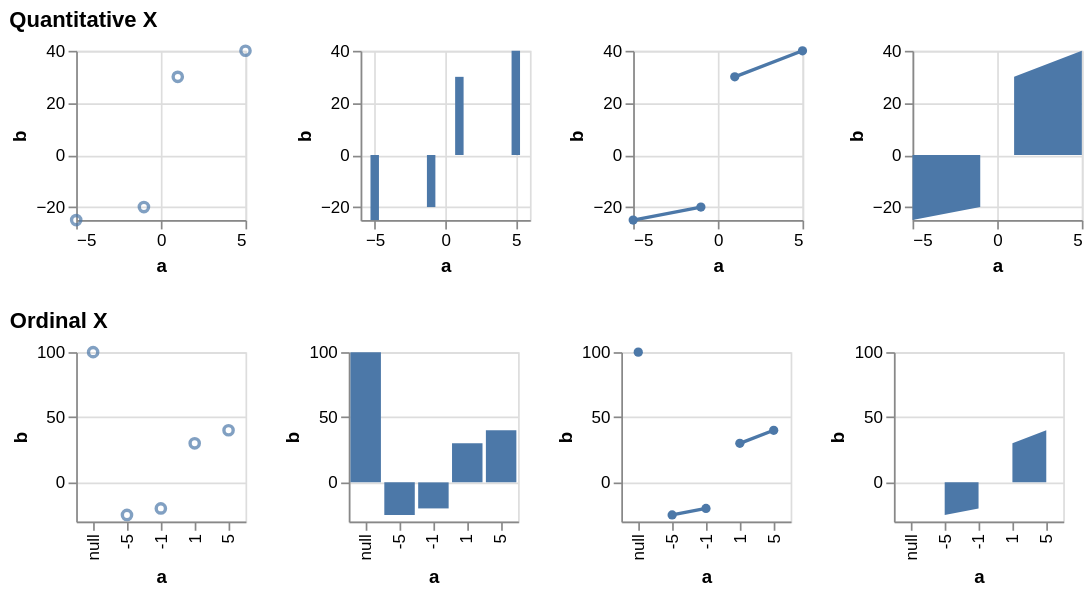

Here is the Vega-Lite specification saved for this chart:
### Vega specification from a JSON file in a GitHub repository (floating-point values rounded to 4 significant figures)
{"$schema": "https://vega.github.io/schema/vega/v5.json", "description": "Testing invalid", "background": "white", "padding": 5, "data": [{"name": "source_0", "values": [{"a": null, "b": 100}, {"a": -10, "b": null}, {"a": -5, "b": -25}, {"a": -1, "b": -20}, {"a": 0, "b": null}, {"a": 1, "b": 30}, {"a": 5, "b": 40}, {"a": 10, "b": null}]}, {"name": "data_0", "source": "source_0", "transform": [{"type": "formula", "expr": "toNumber(datum[\"a\"])", "as": "a"}]}, {"name": "data_2", "source": "data_0", "transform": [{"type": "filter", "expr": "isValid(datum[\"a\"]) && isFinite(+datum[\"a\"]) && isValid(datum[\"b\"]) && isFinite(+datum[\"b\"])"}]}, {"name": "data_3", "source": "data_0", "transform": [{"type": "stack", "groupby": ["a"], "field": "b", "sort": {"field": [], "order": []}, "as": ["b_start", "b_end"], "offset": "zero"}, {"type": "filter", "expr": "isValid(datum[\"a\"]) && isFinite(+datum[\"a\"]) && isValid(datum[\"b\"]) && isFinite(+datum[\"b\"])"}]}, {"name": "data_4", "source": "data_0", "transform": [{"type": "impute", "field": "b", "groupby": [], "key": "a", "method": "value", "value": 0}, {"type": "stack", "groupby": ["a"], "field": "b", "sort": {"field": [], "order": []}, "as": ["b_start", "b_end"], "offset": "zero"}]}, {"name": "data_5", "source": "data_4", "transform": [{"type": "filter", "expr": "isValid(datum[\"a\"]) && isFinite(+datum[\"a\"]) && isValid(datum[\"b\"]) && isFinite(+datum[\"b\"])"}]}, {"name": "data_6", "source": "data_0", "transform": [{"type": "filter", "expr": "isValid(datum[\"b\"]) && isFinite(+datum[\"b\"])"}]}, {"name": "data_7", "source": "data_0", "transform": [{"type": "stack", "groupby": ["a"], "field": "b", "sort": {"field": [], "order": []}, "as": ["b_start", "b_end"], "offset": "zero"}, {"type": "filter", "expr": "isValid(datum[\"b\"]) && isFinite(+datum[\"b\"])"}]}, {"name": "data_8", "source": "data_0", "transform": [{"type": "impute", "field": "b", "groupby": [], "key": "a", "method": "value", "value": 0}, {"type": "stack", "groupby": ["a"], "field": "b", "sort": {"field": [], "order": []}, "as": ["b_start", "b_end"], "offset": "zero"}]}, {"name": "data_9", "source": "data_8", "transform": [{"type": "filter", "expr": "isValid(datum[\"b\"]) && isFinite(+datum[\"b\"])"}]}], "signals": [{"name": "childHeight", "value": 100}, {"name": "concat_0_childWidth", "value": 100}, {"name": "concat_1_childWidth", "value": 100}], "layout": {"padding": 20, "columns": 1, "bounds": "full", "align": "each"}, "marks": [{"type": "group", "name": "concat_0_group", "title": {"text": "Quantitative X", "anchor": "start"}, "layout": {"padding": 20, "bounds": "full", "align": "each"}, "marks": [{"type": "group", "name": "concat_0_concat_0_group", "style": "cell", "encode": {"update": {"width": {"signal": "concat_0_childWidth"}, "height": {"signal": "childHeight"}}}, "marks": [{"name": "concat_0_concat_0_marks", "type": "symbol", "style": ["point"], "from": {"data": "data_2"}, "encode": {"update": {"opacity": {"value": 0.7}, "fill": {"value": "transparent"}, "stroke": {"value": "#4c78a8"}, "ariaRoleDescription": {"value": "point"}, "description": {"signal": "\"a: \" + (format(datum[\"a\"], \"\")) + \"; b: \" + (format(datum[\"b\"], \"\"))"}, "x": {"scale": "concat_0_concat_0_x", "field": "a"}, "y": {"scale": "concat_0_concat_0_y", "field": "b"}}}}], "axes": [{"scale": "concat_0_concat_0_x", "orient": "bottom", "gridScale": "concat_0_concat_0_y", "grid": true, "tickCount": {"signal": "ceil(concat_0_childWidth/40)"}, "domain": false, "labels": false, "aria": false, "maxExtent": 0, "minExtent": 0, "ticks": false, "zindex": 0}, {"scale": "concat_0_concat_0_y", "orient": "left", "gridScale": "concat_0_concat_0_x", "grid": true, "tickCount": {"signal": "ceil(childHeight/40)"}, "domain": false, "labels": false, "aria": false, "maxExtent": 0, "minExtent": 0, "ticks": false, "zindex": 0}, {"scale": "concat_0_concat_0_x", "orient": "bottom", "grid": false, "title": "a", "labelFlush": true, "labelOverlap": true, "tickCount": {"signal": "ceil(concat_0_childWidth/40)"}, "zindex": 0}, {"scale": "concat_0_concat_0_y", "orient": "left", "grid": false, "title": "b", "labelOverlap": true, "tickCount": {"signal": "ceil(childHeight/40)"}, "zindex": 0}]}, {"type": "group", "name": "concat_0_concat_1_group", "style": "cell", "encode": {"update": {"width": {"signal": "concat_0_childWidth"}, "height": {"signal": "childHeight"}}}, "marks": [{"name": "concat_0_concat_1_marks", "type": "rect", "style": ["bar"], "from": {"data": "data_3"}, "encode": {"update": {"fill": {"value": "#4c78a8"}, "ariaRoleDescription": {"value": "bar"}, "description": {"signal": "\"a: \" + (format(datum[\"a\"], \"\")) + \"; b: \" + (format(datum[\"b\"], \"\"))"}, "xc": {"scale": "concat_0_concat_1_x", "field": "a"}, "width": {"value": 5}, "y": {"scale": "concat_0_concat_1_y", "field": "b_end"}, "y2": {"scale": "concat_0_concat_1_y", "field": "b_start"}}}}], "axes": [{"scale": "concat_0_concat_1_x", "orient": "bottom", "gridScale": "concat_0_concat_1_y", "grid": true, "tickCount": {"signal": "ceil(concat_0_childWidth/40)"}, "domain": false, "labels": false, "aria": false, "maxExtent": 0, "minExtent": 0, "ticks": false, "zindex": 0}, {"scale": "concat_0_concat_1_y", "orient": "left", "gridScale": "concat_0_concat_1_x", "grid": true, "tickCount": {"signal": "ceil(childHeight/40)"}, "domain": false, "labels": false, "aria": false, "maxExtent": 0, "minExtent": 0, "ticks": false, "zindex": 0}, {"scale": "concat_0_concat_1_x", "orient": "bottom", "grid": false, "title": "a", "labelFlush": true, "labelOverlap": true, "tickCount": {"signal": "ceil(concat_0_childWidth/40)"}, "zindex": 0}, {"scale": "concat_0_concat_1_y", "orient": "left", "grid": false, "title": "b", "labelOverlap": true, "tickCount": {"signal": "ceil(childHeight/40)"}, "zindex": 0}]}, {"type": "group", "name": "concat_0_concat_2_group", "style": "cell", "encode": {"update": {"width": {"signal": "concat_0_childWidth"}, "height": {"signal": "childHeight"}}}, "marks": [{"name": "concat_0_concat_2_layer_0_marks", "type": "line", "style": ["line"], "sort": {"field": "datum[\"a\"]"}, "from": {"data": "data_0"}, "encode": {"update": {"stroke": {"value": "#4c78a8"}, "description": {"signal": "\"a: \" + (format(datum[\"a\"], \"\")) + \"; b: \" + (format(datum[\"b\"], \"\"))"}, "x": {"scale": "concat_0_concat_2_x", "field": "a"}, "y": {"scale": "concat_0_concat_2_y", "field": "b"}, "defined": {"signal": "isValid(datum[\"a\"]) && isFinite(+datum[\"a\"]) && isValid(datum[\"b\"]) && isFinite(+datum[\"b\"])"}}}}, {"name": "concat_0_concat_2_layer_1_marks", "type": "symbol", "style": ["point"], "from": {"data": "data_2"}, "encode": {"update": {"opacity": {"value": 1}, "fill": {"value": "#4c78a8"}, "ariaRoleDescription": {"value": "point"}, "description": {"signal": "\"a: \" + (format(datum[\"a\"], \"\")) + \"; b: \" + (format(datum[\"b\"], \"\"))"}, "x": {"scale": "concat_0_concat_2_x", "field": "a"}, "y": {"scale": "concat_0_concat_2_y", "field": "b"}}}}], "axes": [{"scale": "concat_0_concat_2_x", "orient": "bottom", "gridScale": "concat_0_concat_2_y", "grid": true, "tickCount": {"signal": "ceil(concat_0_childWidth/40)"}, "domain": false, "labels": false, "aria": false, "maxExtent": 0, "minExtent": 0, "ticks": false, "zindex": 0}, {"scale": "concat_0_concat_2_y", "orient": "left", "gridScale": "concat_0_concat_2_x", "grid": true, "tickCount": {"signal": "ceil(childHeight/40)"}, "domain": false, "labels": false, "aria": false, "maxExtent": 0, "minExtent": 0, "ticks": false, "zindex": 0}, {"scale": "concat_0_concat_2_x", "orient": "bottom", "grid": false, "title": "a", "labelFlush": true, "labelOverlap": true, "tickCount": {"signal": "ceil(concat_0_childWidth/40)"}, "zindex": 0}, {"scale": "concat_0_concat_2_y", "orient": "left", "grid": false, "title": "b", "labelOverlap": true, "tickCount": {"signal": "ceil(childHeight/40)"}, "zindex": 0}]}, {"type": "group", "name": "concat_0_concat_3_group", "style": "cell", "encode": {"update": {"width": {"signal": "concat_0_childWidth"}, "height": {"signal": "childHeight"}}}, "marks": [{"name": "concat_0_concat_3_marks", "type": "area", "style": ["area"], "sort": {"field": "datum[\"a\"]"}, "from": {"data": "data_4"}, "encode": {"update": {"orient": {"value": "vertical"}, "fill": {"value": "#4c78a8"}, "description": {"signal": "\"a: \" + (format(datum[\"a\"], \"\")) + \"; b: \" + (format(datum[\"b\"], \"\"))"}, "x": {"scale": "concat_0_concat_3_x", "field": "a"}, "y": {"scale": "concat_0_concat_3_y", "field": "b_end"}, "y2": {"scale": "concat_0_concat_3_y", "field": "b_start"}, "defined": {"signal": "isValid(datum[\"a\"]) && isFinite(+datum[\"a\"]) && isValid(datum[\"b\"]) && isFinite(+datum[\"b\"])"}}}}], "axes": [{"scale": "concat_0_concat_3_x", "orient": "bottom", "gridScale": "concat_0_concat_3_y", "grid": true, "tickCount": {"signal": "ceil(concat_0_childWidth/40)"}, "domain": false, "labels": false, "aria": false, "maxExtent": 0, "minExtent": 0, "ticks": false, "zindex": 0}, {"scale": "concat_0_concat_3_y", "orient": "left", "gridScale": "concat_0_concat_3_x", "grid": true, "tickCount": {"signal": "ceil(childHeight/40)"}, "domain": false, "labels": false, "aria": false, "maxExtent": 0, "minExtent": 0, "ticks": false, "zindex": 0}, {"scale": "concat_0_concat_3_x", "orient": "bottom", "grid": false, "title": "a", "labelFlush": true, "labelOverlap": true, "tickCount": {"signal": "ceil(concat_0_childWidth/40)"}, "zindex": 0}, {"scale": "concat_0_concat_3_y", "orient": "left", "grid": false, "title": "b", "labelOverlap": true, "tickCount": {"signal": "ceil(childHeight/40)"}, "zindex": 0}]}]}, {"type": "group", "name": "concat_1_group", "title": {"text": "Ordinal X", "anchor": "start"}, "layout": {"padding": 20, "bounds": "full", "align": "each"}, "marks": [{"type": "group", "name": "concat_1_concat_0_group", "style": "cell", "encode": {"update": {"width": {"signal": "concat_1_childWidth"}, "height": {"signal": "childHeight"}}}, "marks": [{"name": "concat_1_concat_0_marks", "type": "symbol", "style": ["point"], "from": {"data": "data_6"}, "encode": {"update": {"opacity": {"value": 0.7}, "fill": {"value": "transparent"}, "stroke": {"value": "#4c78a8"}, "ariaRoleDescription": {"value": "point"}, "description": {"signal": "\"a: \" + (isValid(datum[\"a\"]) ? datum[\"a\"] : \"\"+datum[\"a\"]) + \"; b: \" + (format(datum[\"b\"], \"\"))"}, "x": {"scale": "concat_1_concat_0_x", "field": "a"}, "y": {"scale": "concat_1_concat_0_y", "field": "b"}}}}], "axes": [{"scale": "concat_1_concat_0_y", "orient": "left", "gridScale": "concat_1_concat_0_x", "grid": true, "tickCount": {"signal": "ceil(childHeight/40)"}, "domain": false, "labels": false, "aria": false, "maxExtent": 0, "minExtent": 0, "ticks": false, "zindex": 0}, {"scale": "concat_1_concat_0_x", "orient": "bottom", "grid": false, "title": "a", "labelAlign": "right", "labelAngle": 270, "labelBaseline": "middle", "zindex": 0}, {"scale": "concat_1_concat_0_y", "orient": "left", "grid": false, "title": "b", "labelOverlap": true, "tickCount": {"signal": "ceil(childHeight/40)"}, "zindex": 0}]}, {"type": "group", "name": "concat_1_concat_1_group", "style": "cell", "encode": {"update": {"width": {"signal": "concat_1_childWidth"}, "height": {"signal": "childHeight"}}}, "marks": [{"name": "concat_1_concat_1_marks", "type": "rect", "style": ["bar"], "from": {"data": "data_7"}, "encode": {"update": {"fill": {"value": "#4c78a8"}, "ariaRoleDescription": {"value": "bar"}, "description": {"signal": "\"a: \" + (isValid(datum[\"a\"]) ? datum[\"a\"] : \"\"+datum[\"a\"]) + \"; b: \" + (format(datum[\"b\"], \"\"))"}, "x": {"scale": "concat_1_concat_1_x", "field": "a"}, "width": {"signal": "max(0.25, bandwidth('concat_1_concat_1_x'))"}, "y": {"scale": "concat_1_concat_1_y", "field": "b_end"}, "y2": {"scale": "concat_1_concat_1_y", "field": "b_start"}}}}], "axes": [{"scale": "concat_1_concat_1_y", "orient": "left", "gridScale": "concat_1_concat_1_x", "grid": true, "tickCount": {"signal": "ceil(childHeight/40)"}, "domain": false, "labels": false, "aria": false, "maxExtent": 0, "minExtent": 0, "ticks": false, "zindex": 0}, {"scale": "concat_1_concat_1_x", "orient": "bottom", "grid": false, "title": "a", "labelAlign": "right", "labelAngle": 270, "labelBaseline": "middle", "zindex": 0}, {"scale": "concat_1_concat_1_y", "orient": "left", "grid": false, "title": "b", "labelOverlap": true, "tickCount": {"signal": "ceil(childHeight/40)"}, "zindex": 0}]}, {"type": "group", "name": "concat_1_concat_2_group", "style": "cell", "encode": {"update": {"width": {"signal": "concat_1_childWidth"}, "height": {"signal": "childHeight"}}}, "marks": [{"name": "concat_1_concat_2_layer_0_marks", "type": "line", "style": ["line"], "sort": {"field": "datum[\"a\"]"}, "from": {"data": "data_0"}, "encode": {"update": {"stroke": {"value": "#4c78a8"}, "description": {"signal": "\"a: \" + (isValid(datum[\"a\"]) ? datum[\"a\"] : \"\"+datum[\"a\"]) + \"; b: \" + (format(datum[\"b\"], \"\"))"}, "x": {"scale": "concat_1_concat_2_x", "field": "a"}, "y": {"scale": "concat_1_concat_2_y", "field": "b"}, "defined": {"signal": "isValid(datum[\"b\"]) && isFinite(+datum[\"b\"])"}}}}, {"name": "concat_1_concat_2_layer_1_marks", "type": "symbol", "style": ["point"], "from": {"data": "data_6"}, "encode": {"update": {"opacity": {"value": 1}, "fill": {"value": "#4c78a8"}, "ariaRoleDescription": {"value": "point"}, "description": {"signal": "\"a: \" + (isValid(datum[\"a\"]) ? datum[\"a\"] : \"\"+datum[\"a\"]) + \"; b: \" + (format(datum[\"b\"], \"\"))"}, "x": {"scale": "concat_1_concat_2_x", "field": "a"}, "y": {"scale": "concat_1_concat_2_y", "field": "b"}}}}], "axes": [{"scale": "concat_1_concat_2_y", "orient": "left", "gridScale": "concat_1_concat_2_x", "grid": true, "tickCount": {"signal": "ceil(childHeight/40)"}, "domain": false, "labels": false, "aria": false, "maxExtent": 0, "minExtent": 0, "ticks": false, "zindex": 0}, {"scale": "concat_1_concat_2_x", "orient": "bottom", "grid": false, "title": "a", "labelAlign": "right", "labelAngle": 270, "labelBaseline": "middle", "zindex": 0}, {"scale": "concat_1_concat_2_y", "orient": "left", "grid": false, "title": "b", "labelOverlap": true, "tickCount": {"signal": "ceil(childHeight/40)"}, "zindex": 0}]}, {"type": "group", "name": "concat_1_concat_3_group", "style": "cell", "encode": {"update": {"width": {"signal": "concat_1_childWidth"}, "height": {"signal": "childHeight"}}}, "marks": [{"name": "concat_1_concat_3_marks", "type": "area", "style": ["area"], "sort": {"field": "datum[\"a\"]"}, "from": {"data": "data_8"}, "encode": {"update": {"orient": {"value": "vertical"}, "fill": {"value": "#4c78a8"}, "description": {"signal": "\"a: \" + (isValid(datum[\"a\"]) ? datum[\"a\"] : \"\"+datum[\"a\"]) + \"; b: \" + (format(datum[\"b\"], \"\"))"}, "x": {"scale": "concat_1_concat_3_x", "field": "a"}, "y": {"scale": "concat_1_concat_3_y", "field": "b_end"}, "y2": {"scale": "concat_1_concat_3_y", "field": "b_start"}, "defined": {"signal": "isValid(datum[\"b\"]) && isFinite(+datum[\"b\"])"}}}}], "axes": [{"scale": "concat_1_concat_3_y", "orient": "left", "gridScale": "concat_1_concat_3_x", "grid": true, "tickCount": {"signal": "ceil(childHeight/40)"}, "domain": false, "labels": false, "aria": false, "maxExtent": 0, "minExtent": 0, "ticks": false, "zindex": 0}, {"scale": "concat_1_concat_3_x", "orient": "bottom", "grid": false, "title": "a", "labelAlign": "right", "labelAngle": 270, "labelBaseline": "middle", "zindex": 0}, {"scale": "concat_1_concat_3_y", "orient": "left", "grid": false, "title": "b", "labelOverlap": true, "tickCount": {"signal": "ceil(childHeight/40)"}, "zindex": 0}]}]}], "scales": [{"name": "concat_0_concat_0_x", "type": "linear", "domain": {"data": "data_2", "field": "a"}, "range": [0, {"signal": "concat_0_childWidth"}], "nice": true, "zero": true}, {"name": "concat_0_concat_0_y", "type": "linear", "domain": {"data": "data_2", "field": "b"}, "range": [{"signal": "childHeight"}, 0], "nice": true, "zero": true}, {"name": "concat_0_concat_1_x", "type": "linear", "domain": {"data": "data_3", "field": "a"}, "range": [0, {"signal": "concat_0_childWidth"}], "nice": true, "zero": false, "padding": 5}, {"name": "concat_0_concat_1_y", "type": "linear", "domain": {"data": "data_3", "fields": ["b_start", "b_end"]}, "range": [{"signal": "childHeight"}, 0], "nice": true, "zero": true}, {"name": "concat_0_concat_2_x", "type": "linear", "domain": {"data": "data_2", "field": "a"}, "range": [0, {"signal": "concat_0_childWidth"}], "nice": true, "zero": false}, {"name": "concat_0_concat_2_y", "type": "linear", "domain": {"data": "data_2", "field": "b"}, "range": [{"signal": "childHeight"}, 0], "nice": true, "zero": true}, {"name": "concat_0_concat_3_x", "type": "linear", "domain": {"data": "data_5", "field": "a"}, "range": [0, {"signal": "concat_0_childWidth"}], "nice": true, "zero": false}, {"name": "concat_0_concat_3_y", "type": "linear", "domain": {"data": "data_5", "fields": ["b_start", "b_end"]}, "range": [{"signal": "childHeight"}, 0], "nice": true, "zero": true}, {"name": "concat_1_concat_0_x", "type": "point", "domain": {"data": "data_6", "field": "a", "sort": true}, "range": [0, {"signal": "concat_1_childWidth"}], "padding": 0.5}, {"name": "concat_1_concat_0_y", "type": "linear", "domain": {"data": "data_6", "field": "b"}, "range": [{"signal": "childHeight"}, 0], "nice": true, "zero": true}, {"name": "concat_1_concat_1_x", "type": "band", "domain": {"data": "data_7", "field": "a", "sort": true}, "range": [0, {"signal": "concat_1_childWidth"}], "paddingInner": 0.1, "paddingOuter": 0.05}, {"name": "concat_1_concat_1_y", "type": "linear", "domain": {"data": "data_7", "fields": ["b_start", "b_end"]}, "range": [{"signal": "childHeight"}, 0], "nice": true, "zero": true}, {"name": "concat_1_concat_2_x", "type": "point", "domain": {"data": "data_6", "field": "a", "sort": true}, "range": [0, {"signal": "concat_1_childWidth"}], "padding": 0.5}, {"name": "concat_1_concat_2_y", "type": "linear", "domain": {"data": "data_6", "field": "b"}, "range": [{"signal": "childHeight"}, 0], "nice": true, "zero": true}, {"name": "concat_1_concat_3_x", "type": "point", "domain": {"data": "data_9", "field": "a", "sort": true}, "range": [0, {"signal": "concat_1_childWidth"}], "padding": 0.5}, {"name": "concat_1_concat_3_y", "type": "linear", "domain": {"data": "data_9", "fields": ["b_start", "b_end"]}, "range": [{"signal": "childHeight"}, 0], "nice": true, "zero": true}]}
